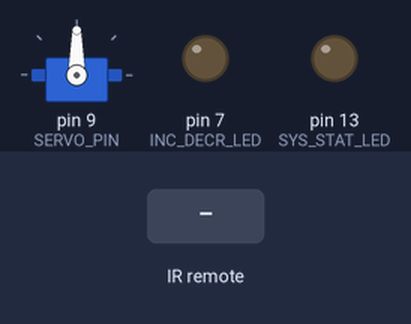
Simulated run of this sketch. Board: Arduino Uno, built with avr-gcc and run on an emulated ATmega328P. Parts: servo, output pins drawn as LEDs (lit = HIGH). The test bench sets the inputs (shaded band).

Above: at 1.2 s.
1.3 s: infrared code 0xFFA25D received
At 1.46 s:
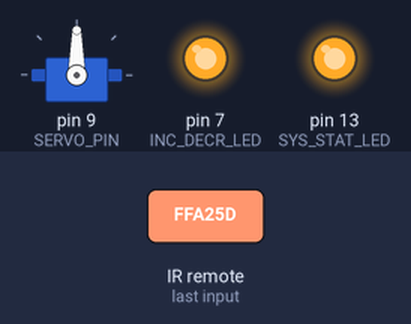
At 2.1 s:
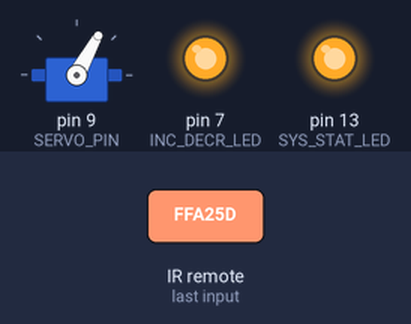
4.3 s: infrared code 0xFF906F received
At 4.5 s:
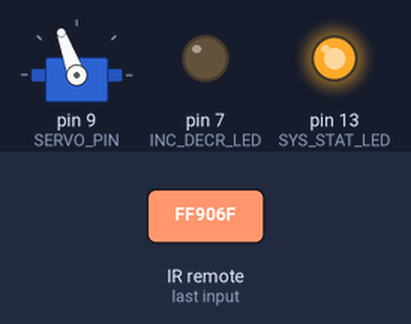
Timing chart, 0 to 13.3 s (numbered marks = the images above; inputs shaded):
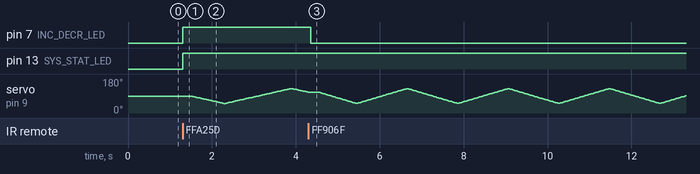

The sketch:

servo_remote.ino
```cpp
/* Includes */
#include <Servo.h>
#include "ServoController.h"
#include "IRremote.h"

/* Code defines - do not change */
#define SYSTEM_ON       0x01
#define SYSTEM_OFF      0x00

/* Pin configuration - adapt to own wiring */
#define SYS_STAT_LED    13 // led on digital pin 13
#define IR_RECV_PIN     11 // ir receiver on digital pin 11
#define SERVO_PIN       9  // servo on digital pin 9
#define INC_DECR_LED    7  // led on digital pin 7

/* Servo configuration - change per use case */
#define DEFAULT_ANGLE   90  // starting position in degree on first start
#define MAX_ANGLE       130 // maximum rotary angle in degree
#define MIN_ANGLE       50  // minimum rotary angle in degree

/* Configure the remote keys - adapt to the remote in use */
#define REMOTE_ON_OFF   0xFFA25D  // key for turning the system on and off
#define REMOTE_DOWN     0xFFE01F  // key for increasing the servo speed
#define REMOTE_UP       0xFF906F  // key for decreasing the servo speed


/* Variables */
Servo servo;                                                          // servo instance
IRrecv irRecv(IR_RECV_PIN);                                           // ir receiver instance
decode_results irCommand;                                             // received ir signal
ServoController servoCntrl(DEFAULT_ANGLE, MAX_ANGLE, MIN_ANGLE);      // custom servo control wrapper instance

int systemState = SYSTEM_OFF;     // system should be off on boot
boolean reachedMinMax = true;     // servo controller starts with minimum speed


/**
 * Let the INC_DECR led blink or turn it on permanently to indicate
 * a speed change or if the max/min was reached respectively
 */
void setIncDecrLED(boolean permanent) {
  digitalWrite(INC_DECR_LED, systemState == SYSTEM_ON? HIGH: LOW);
  if (!permanent) {
    delay(50);
    digitalWrite(INC_DECR_LED, LOW);
  }
}


/**
 * Check what button was pressed on the remote
 */
boolean setIRCommando() {
  //Serial.println(irCommand.value, HEX); // debugging - print all received signals
  boolean needDelay = true;
  switch (irCommand.value) {
    case REMOTE_ON_OFF:
      if ( systemState == SYSTEM_ON ) {
        systemState = SYSTEM_OFF;
        digitalWrite(SYS_STAT_LED, LOW);
        digitalWrite(INC_DECR_LED, LOW);
      } else {
        systemState = SYSTEM_ON;
        digitalWrite(SYS_STAT_LED, HIGH);
        digitalWrite(INC_DECR_LED, reachedMinMax? HIGH: LOW);
      }
      needDelay = true;
      break;
    case REMOTE_DOWN:
       reachedMinMax = servoCntrl.decreaseSpeed();
       setIncDecrLED(reachedMinMax);
      break;
    case REMOTE_UP:
      reachedMinMax = servoCntrl.increaseSpeed();
      setIncDecrLED(reachedMinMax);
      break;
    default:
      // invalid command
      needDelay = false;
      break;
  }
  return needDelay;
}

/**
 * Setup servo, ir-receiver and leds
 */
void setup() {
  //Serial.begin(115200); // uncomment for prints
  /* Configure and turn off leds */
  pinMode(SYS_STAT_LED, OUTPUT);
  digitalWrite(SYS_STAT_LED, LOW);
  pinMode(INC_DECR_LED, OUTPUT);
  digitalWrite(INC_DECR_LED, LOW);

  /* Setup servo motor */
  servo.attach(SERVO_PIN);
  /* Set servo start position */
  servo.write(DEFAULT_ANGLE);

  /* Start ir receiver */
  irRecv.enableIRIn();
}


int prevDegree = DEFAULT_ANGLE; // reminder for previous servo angle
void loop() {

  if ( irRecv.decode(&irCommand) ) {
    boolean commandValid = setIRCommando();
    if (commandValid) {
      delay(200); // debounce delay
    }
    irRecv.resume(); // allow next signal
  }

  if (systemState == SYSTEM_ON) {
    int degree = servoCntrl.nextStep(); // get new angle
    if (degree != prevDegree){
      servo.write(degree); // update only when angle has actually changed
    }
    prevDegree = degree;
  }
}
```

ServoController.cpp
```cpp
#include "ServoController.h"
#include <Time.h>
#include <Arduino.h>


ServoController::ServoController(int startDeg, int maxDeg, int minDeg) {

  setMaxDegree(maxDeg);
  setMinDegree(minDeg);
  setMaxSpeed(SERVO_MAX_SPEED);
  setMinSpeed(SERVO_MIN_SPEED);

  if ( (startDeg <= maxDeg) && (startDeg >= minDeg) ) {
    m_degree = startDeg;
  } else {
    m_degree =  m_maxDegree;
  }

  m_speed = SERVO_MIN_SPEED;
  m_direction = SERVO_DOWN;
  m_lastStepTime = millis();
}


ServoController::~ServoController() {

}


int ServoController::nextStep() {
  unsigned long diff = (millis() - m_lastStepTime);

  if ( diff < (SERVO_SPEED_OFFSET + (m_maxSpeed - m_speed)*SERVO_SPEED_STEP) ) {
    return m_degree;
  } else {
    m_lastStepTime = 0;
  }

  if (m_direction == SERVO_UP) {
    m_degree++;
    if (m_degree == m_maxDegree) {
      m_direction = SERVO_DOWN;
    }
  } else {
    m_degree--;

    if (m_degree == m_minDegree) {
      m_direction = SERVO_UP;
    }
  }

  m_lastStepTime = millis();
  return m_degree;
}


bool ServoController::increaseSpeed() {
  if (m_speed < m_maxSpeed) {
    m_speed++;
  }
  return (m_speed == m_maxSpeed)? true: false;
}

bool ServoController::decreaseSpeed() {
  if (m_speed > m_minSpeed) {
    m_speed--;
  }
  return (m_speed == m_minSpeed)? true: false;
}

void ServoController::setMaxSpeed(int maxSpeed) {
  if ( (maxSpeed < SERVO_MAX_SPEED) && (maxSpeed > SERVO_MIN_SPEED) ) {
    m_maxSpeed = maxSpeed;
  }else {
    m_maxSpeed = SERVO_MAX_SPEED;
  }
}

void ServoController::setMinSpeed(int minSpeed) {
  if ( (minSpeed > SERVO_MIN_SPEED) && (minSpeed < SERVO_MAX_SPEED) ) {
    m_minSpeed = minSpeed;
  }else {
    m_minSpeed = SERVO_MIN_SPEED;
  }
}

void ServoController::setMaxDegree(int maxDegree) {
  if ( (maxDegree < SERVO_MAX_DEG) && (maxDegree > SERVO_MIN_DEG) ) {
    m_maxDegree = maxDegree;
  }else {
    m_maxDegree = SERVO_MAX_DEG;
  }
}

void ServoController::setMinDegree(int minDegree) {
  if ( (minDegree > SERVO_MIN_DEG) && (minDegree < SERVO_MAX_DEG) ) {
    m_minDegree = minDegree;
  }else {
    m_minDegree = SERVO_MIN_DEG;
  }
}
```

ServoController.h
```cpp
#ifndef SERVO_CONTROLLER_IG
#define SERVO_CONTROLLER_IG

/* Code defines - do not change */
#define SERVO_UP            1
#define SERVO_DOWN          0
#define SERVO_MAX_DEG       180  // servos absolute maximum
#define SERVO_MIN_DEG       0    // servos absolute minimum
// hint: max and min degrees can be defined further via the constructor

/* Configure servo motor - change at own risk */
#define SERVO_SPEED_OFFSET  5     // smaller means faster, shouldnt be smaller than 5
#define SERVO_SPEED_STEP    5     // used in nextStep() to determine delay time, steps of 5 seem okay

/* Configure servo use - change if more steps inbetween are desired (you might want to decrease SPEED_STEP aswell then) */
#define SERVO_MAX_SPEED     3
#define SERVO_MIN_SPEED     0


/**
 * Custom servo helper to control the speed of the motor
 * when the calling loop can't afford to use delay for this
 * because it might have to check on other things such as an IR-module.
 */
class ServoController {
  public:

    /**
     * Constructor
     *  @param startDeg: first angle position in degree
     *  @param maxDeg: maximum of allowed rotation
     *  @param minDeg: minimum of allowed rotation
     *  maxDeg and minDeg must be within 0 and 180
     */
    ServoController(int startDeg, int maxDeg, int minDeg);
    ~ServoController();

    /**
     * Move the servo by one degree according to the current speed
     *  @return : the current servo degree
     */
    int nextStep();

    /**
     * Increase the servo speed by 1 step
     *  @return: true if maximum speed reached, false otherwise
     */
    bool increaseSpeed();
    /**
     * Decrease the servo speed by 1 step
     *  @return: true if maximum speed reached, false otherwise
     */
    bool decreaseSpeed();

    /* Setters - checking the edge cases */
    void setMaxSpeed(int maxSpeed);
    void setMinSpeed(int minSpeed);
    void setMaxDegree(int maxDegree);
    void setMinDegree(int minDegree);

  private:
    unsigned long m_lastStepTime;
    int m_direction;
    int m_degree;
    int m_speed;
    int m_maxDegree;
    int m_minDegree;
    int m_maxSpeed;
    int m_minSpeed;

};

#endif
```

Measured:
- after the input at 1.3 s, pin 7 (INC_DECR_LED), pin 13 (SYS_STAT_LED): LOW → HIGH at once
- after the input at 4.3 s, pin 7 (INC_DECR_LED): HIGH → LOW after 0.05 s
